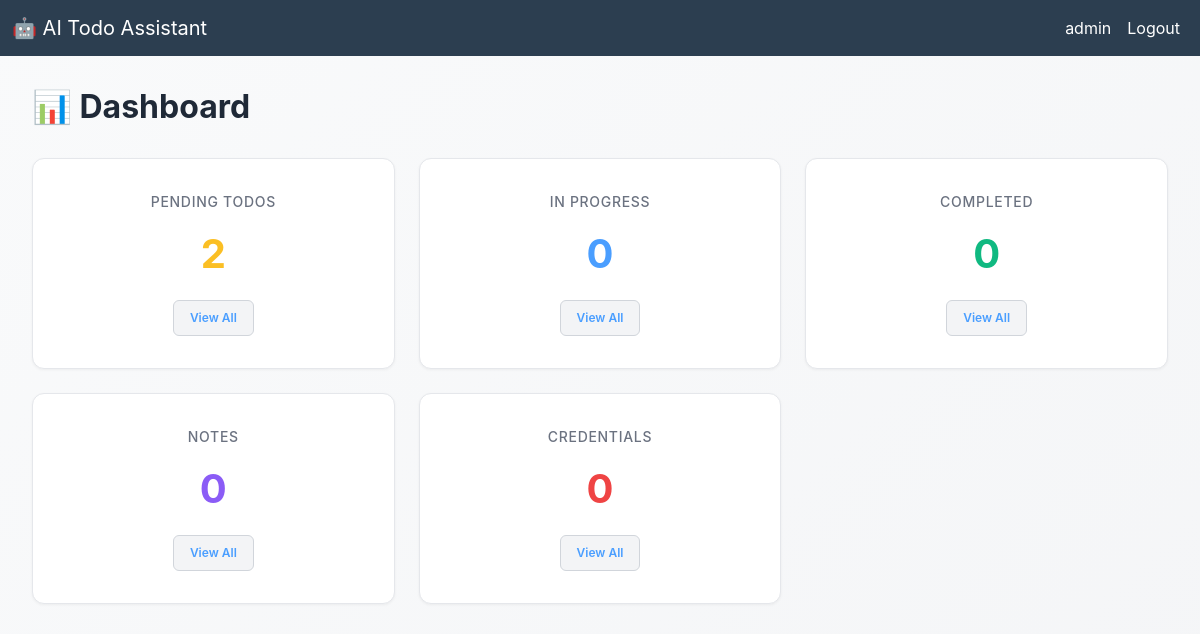
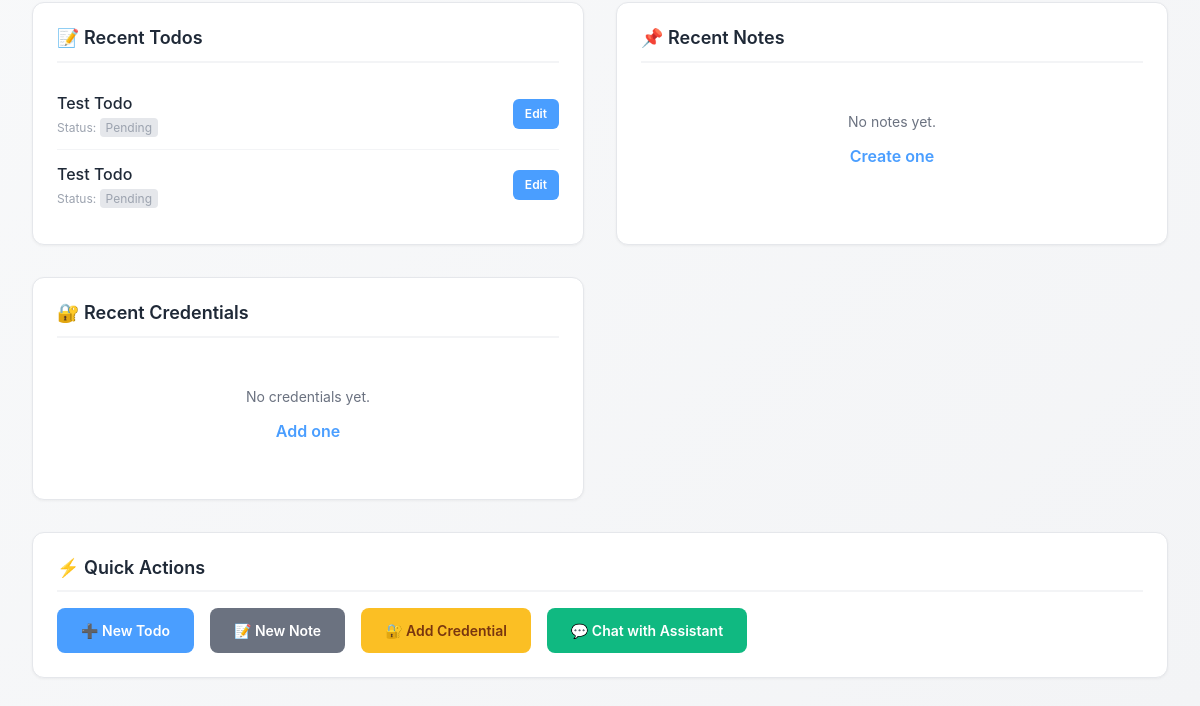
Before: / (signed in) with the older database file (2 pictures, top to bottom).
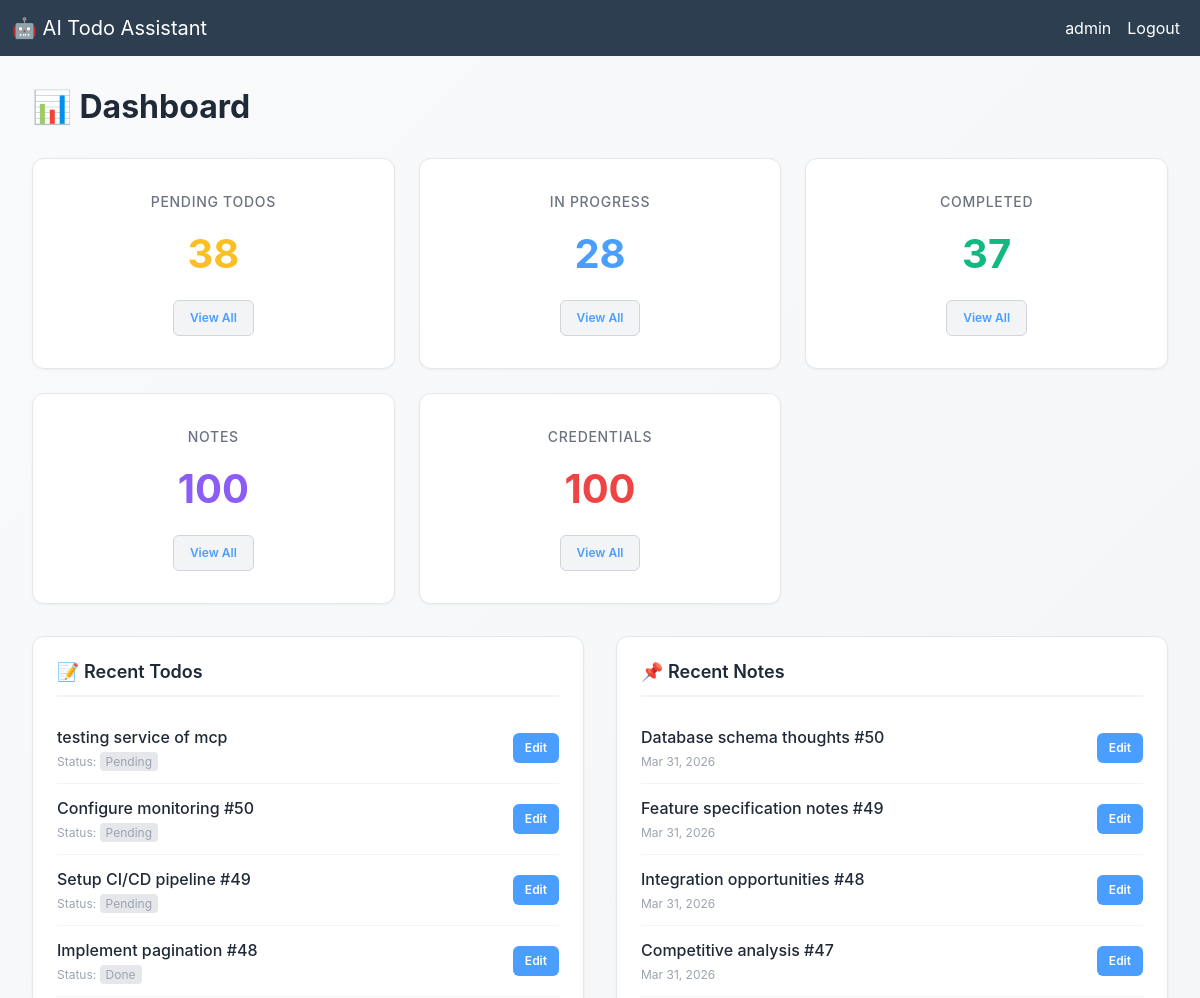
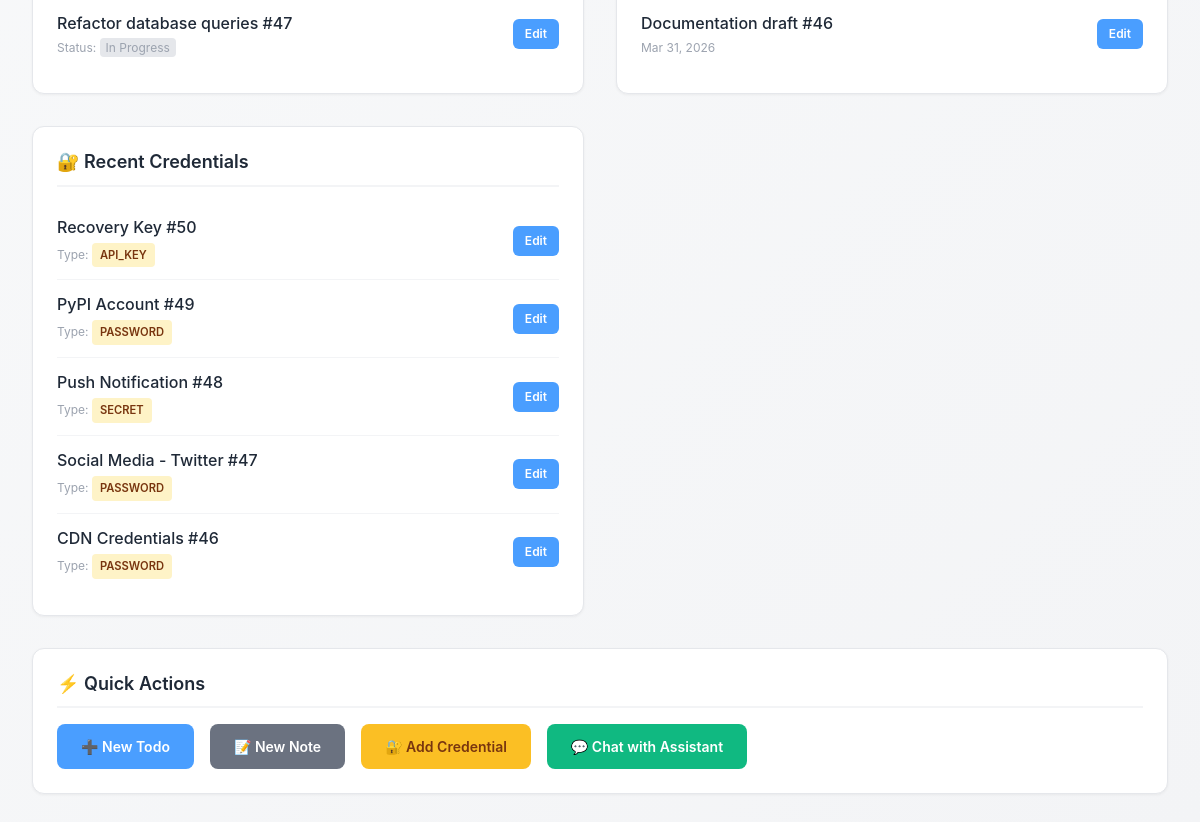
After: the same page with the newer database file (2 pictures, top to bottom).
### assistant/models.py (models this page shows, shortened)
class Todo(models.Model):
    STATUS_CHOICES = [
        ('pending', 'Pending'),
        ('in_progress', 'In Progress'),
        ('done', 'Done'),
    ]
    PRIORITY_CHOICES = [
        ('low', 'Low'),
        ('medium', 'Medium'),
        ('high', 'High'),
    ]
    user = models.ForeignKey(User, on_delete=models.CASCADE, related_name='todos')
    title = models.CharField(max_length=255)
    description = models.TextField(blank=True)
    status = models.CharField(max_length=20, choices=STATUS_CHOICES, default='pending')
    priority = models.CharField(max_length=20, choices=PRIORITY_CHOICES, default='medium')
    due_date = models.DateField(null=True, blank=True)
    created_at = models.DateTimeField(auto_now_add=True)
    updated_at = models.DateTimeField(auto_now=True)
    class Meta:
        ordering = ['-created_at']

class Note(models.Model):
    user = models.ForeignKey(User, on_delete=models.CASCADE, related_name='notes')
    title = models.CharField(max_length=255)
    content = models.TextField()
    created_at = models.DateTimeField(auto_now_add=True)
    updated_at = models.DateTimeField(auto_now=True)
    class Meta:
        ordering = ['-created_at']

class VaultEntry(models.Model):
    CREDENTIAL_TYPES = [
        ('password', 'Password'),
        ('api_key', 'API Key'),
        ('token', 'Token'),
        ('secret', 'Secret'),
        ('other', 'Other'),
    ]
    user = models.ForeignKey(User, on_delete=models.CASCADE, related_name='vault_entries')
    name = models.CharField(max_length=255, default='Unnamed Credential')
    credential_type = models.CharField(max_length=50, choices=CREDENTIAL_TYPES, default='password')
    label = models.CharField(max_length=255, blank=True)
    email_encrypted = models.TextField(blank=True, default='')
    password_encrypted = models.TextField(blank=True, default='')
    created_at = models.DateTimeField(auto_now_add=True)
    updated_at = models.DateTimeField(auto_now=True)
    class Meta:
        ordering = ['-created_at']

### assistant/views.py (the view)
# urls.py: path('', views.dashboard, name='dashboard'),
@login_required
def dashboard(request):
    user = request.user
    pending_todos = Todo.objects.filter(user=user, status='pending').count()
    in_progress_todos = Todo.objects.filter(user=user, status='in_progress').count()
    completed_todos = Todo.objects.filter(user=user, status='done').count()
    total_notes = Note.objects.filter(user=user).count()
    total_credentials = VaultEntry.objects.filter(user=user).count()
    recent_todos = Todo.objects.filter(user=user).order_by('-created_at')[:5]
    recent_notes = Note.objects.filter(user=user).order_by('-created_at')[:5]
    recent_credentials = VaultEntry.objects.filter(user=user).order_by('-created_at')[:5]
    context = {
        'pending_todos': pending_todos,
        'in_progress_todos': in_progress_todos,
        'completed_todos': completed_todos,
        'total_notes': total_notes,
        'total_credentials': total_credentials,
        'recent_todos': recent_todos,
        'recent_notes': recent_notes,
        'recent_credentials': recent_credentials,
    }
    return render(request, 'assistant/dashboard.html', context)

### templates/assistant/dashboard.html (shortened to what this page needs)
{% extends 'base.html' %}
{% block content %}
<div class="dashboard-container">
    <h2 class="page-title">📊 Dashboard</h2>
    <div class="stats-grid">
        <div class="stat-card pending">
            <div class="stat-label">Pending Todos</div>
            <div class="stat-number">{{ pending_todos }}</div>
            <a href="{% url 'todos_list' %}?status=pending" class="view-btn">View All</a>
        </div>
        <div class="stat-card in-progress">
            <div class="stat-label">In Progress</div>
            <div class="stat-number">{{ in_progress_todos }}</div>
            <a href="{% url 'todos_list' %}?status=in_progress" class="view-btn">View All</a>
        </div>
        <div class="stat-card completed">
            <div class="stat-label">Completed</div>
            <div class="stat-number">{{ completed_todos }}</div>
            <a href="{% url 'todos_list' %}?status=done" class="view-btn">View All</a>
        </div>
        <div class="stat-card notes">
            <div class="stat-label">Notes</div>
            <div class="stat-number">{{ total_notes }}</div>
            <a href="{% url 'notes_list' %}" class="view-btn">View All</a>
        </div>
        <div class="stat-card credentials">
            <div class="stat-label">Credentials</div>
            <div class="stat-number">{{ total_credentials }}</div>
            <a href="{% url 'vault_list' %}" class="view-btn">View All</a>
        </div>
    </div>
    <div class="content-grid">
        <div class="content-section">
            <h3 class="section-title">📝 Recent Todos</h3>
            {% if recent_todos %}
                <div class="todos-list">
                    {% for todo in recent_todos %}
                        <div class="todo-item">
                            <div>
                                <div class="item-title">{{ todo.title }}</div>
                                <div class="item-meta">
                                    Status: <span class="status-badge">{{ todo.get_status_display }}</span>
                                </div>
                            </div>
                            <a href="{% url 'todo_edit' todo.pk %}" class="edit-btn">Edit</a>
                        </div>
                    {% endfor %}
                </div>
            {% else %}
                <div class="empty-state">
                    <div class="empty-state-text">No todos yet.</div>
                    <a href="{% url 'todo_create' %}" class="create-link">Create one</a>
                </div>
            {% endif %}
        </div>
        <div class="content-section">
            <h3 class="section-title">📌 Recent Notes</h3>
            {% if recent_notes %}
                <div class="notes-list">
                    {% for note in recent_notes %}
                        <div class="note-item">
                            <div>
                                <div class="item-title">{{ note.title }}</div>
                                <div class="item-meta">{{ note.created_at|date:"M d, Y" }}</div>
                            </div>
                            <a href="{% url 'note_edit' note.pk %}" class="edit-btn">Edit</a>
                        </div>
                    {% endfor %}
                </div>
            {% else %}
                <div class="empty-state">
                    <div class="empty-state-text">No notes yet.</div>
                    <a href="{% url 'note_create' %}" class="create-link">Create one</a>
                </div>
            {% endif %}
        </div>
        <div class="content-section">
            <h3 class="section-title">🔐 Recent Credentials</h3>
            {% if recent_credentials %}
                <div class="credentials-list">
                    {% for credential in recent_credentials %}
                        <div class="credential-item">
                            <div>
                                <div class="item-title">{{ credential.name }}</div>
                                <div class="item-meta">
                                    Type: <span class="credential-type">{{ credential.credential_type }}</span>
                                </div>
                            </div>
                            <a href="{% url 'vault_detail' credential.pk %}" class="edit-btn">Edit</a>
                        </div>
                    {% endfor %}
                </div>
            {% else %}
                <div class="empty-state">
                    <div class="empty-state-text">No credentials yet.</div>
                    <a href="{% url 'vault_create' %}" class="create-link">Add one</a>
                </div>
            {% endif %}
        </div>
    </div>
    <div class="quick-actions">
        <h3 class="section-title">⚡ Quick Actions</h3>
        <div class="action-buttons">
            <a href="{% url 'todo_create' %}" class="action-btn btn-primary">➕ New Todo</a>
            <a href="{% url 'note_create' %}" class="action-btn btn-secondary">📝 New Note</a>
            <a href="{% url 'vault_create' %}" class="action-btn btn-warning">🔐 Add Credential</a>
            <a href="{% url 'chat' %}" class="action-btn btn-info">💬 Chat with Assistant</a>
        </div>
    </div>
</div>
{% endblock %}

### templates/base.html (shortened to what this page needs)
<!DOCTYPE html>
<html lang="en">
<head>
    <link href="https://cdn.jsdelivr.net/npm/bootstrap@5.1.3/dist/css/bootstrap.min.css" rel="stylesheet">
</head>
<body>
<nav class="navbar navbar-expand-lg navbar-dark">
    <div class="container-fluid">
        <a class="navbar-brand" href="{% url 'dashboard' %}">🤖 AI Todo Assistant</a>
        <div class="collapse navbar-collapse">
            <ul class="navbar-nav ms-auto">
                {% if user.is_authenticated %}
                    <li class="nav-item">
                        <span class="nav-link">{{ user.username }}</span>
                    </li>
                    <li class="nav-item">
                        <a class="nav-link" href="{% url 'logout' %}">Logout</a>
                    </li>
                {% endif %}
            </ul>
        </div>
    </div>
</nav>
<div class="container-fluid">
<div class="row">
    {% block content %}{% endblock %}
</div>
</div>
</body>
</html>

### templates/base.html (style rules this page uses)
body { background-color: #f8f9fa; }
.navbar { background-color: #2c3e50; }
.navbar-brand, .nav-link { color: white !important; }
.btn-primary { background-color: #3498db; border-color: #3498db; }

### templates/assistant/dashboard.html (style rules this page uses)
* { margin: 0; padding: 0; box-sizing: border-box; }
body { font-family: -apple-system, BlinkMacSystemFont, 'Segoe UI', Roboto, Oxygen, Ubuntu, Cantarell, sans-serif; background: linear-gradient(135deg, #f9fafb 0%, #f3f4f6 100%); color: #1f2937; }
.dashboard-container { max-width: 1400px; margin: 0 auto; padding: 2rem; }
.page-title { font-size: 2rem; font-weight: 700; margin-bottom: 2rem; color: #1f2937; }
.stats-grid { display: grid; grid-template-columns: repeat(auto-fit, minmax(280px, 1fr)); gap: 1.5rem; margin-bottom: 2rem; }
.stat-card { background: white; border-radius: 0.75rem; padding: 2rem; box-shadow: 0 1px 3px rgba(0, 0, 0, 0.05); border: 1px solid #e5e7eb; transition: all 0.3s ease; text-align: center; }
.stat-label { font-size: 0.875rem; color: #6b7280; font-weight: 500; margin-bottom: 0.75rem; text-transform: uppercase; letter-spacing: 0.05em; }
.stat-number { font-size: 2.5rem; font-weight: 700; margin-bottom: 1rem; }
.stat-card.pending .stat-number { color: #fbbf24; }
.stat-card.in-progress .stat-number { color: #4a9eff; }
.stat-card.completed .stat-number { color: #10b981; }
.stat-card.notes .stat-number { color: #8b5cf6; }
.stat-card.credentials .stat-number { color: #ef4444; }
.view-btn { padding: 0.5rem 1rem; background: #f3f4f6; color: #4a9eff; border: 1px solid #d1d5db; border-radius: 0.375rem; cursor: pointer; font-size: 0.75rem; font-weight: 600; transition: all 0.3s ease; text-decoration: none; display: inline-block; }
.content-grid { display: grid; grid-template-columns: repeat(auto-fit, minmax(400px, 1fr)); gap: 2rem; margin-bottom: 2rem; }
.content-section { background: white; border-radius: 0.75rem; padding: 1.5rem; box-shadow: 0 1px 3px rgba(0, 0, 0, 0.05); border: 1px solid #e5e7eb; }
.section-title { font-size: 1.125rem; font-weight: 600; color: #1f2937; margin-bottom: 1rem; padding-bottom: 0.75rem; border-bottom: 2px solid #f3f4f6; }
.todos-list, .notes-list, .credentials-list { list-style: none; }
.todo-item, .note-item, .credential-item { padding: 0.75rem 0; border-bottom: 1px solid #f3f4f6; display: flex; justify-content: space-between; align-items: center; }
.todo-item:last-child, .note-item:last-child, .credential-item:last-child { border-bottom: none; }
.item-title { font-weight: 500; color: #1f2937; }
.item-meta { font-size: 0.75rem; color: #9ca3af; margin-top: 0.25rem; }
.credential-type { display: inline-block; background: #fef3c7; color: #78350f; padding: 0.25rem 0.5rem; border-radius: 0.25rem; font-size: 0.7rem; font-weight: 600; text-transform: uppercase; }
.status-badge { background: #e5e7eb; padding: 0.125rem 0.375rem; border-radius: 0.25rem; font-size: 0.75rem; }
.edit-btn { padding: 0.375rem 0.75rem; background: #4a9eff; color: white; border: none; border-radius: 0.375rem; cursor: pointer; font-size: 0.75rem; font-weight: 600; text-decoration: none; transition: all 0.3s ease; display: inline-block; }
.quick-actions { background: white; border-radius: 0.75rem; padding: 1.5rem; box-shadow: 0 1px 3px rgba(0, 0, 0, 0.05); border: 1px solid #e5e7eb; }
.action-buttons { display: flex; flex-wrap: wrap; gap: 1rem; }
.action-btn { padding: 0.75rem 1.5rem; border: none; border-radius: 0.5rem; font-size: 0.875rem; font-weight: 600; cursor: pointer; transition: all 0.3s ease; display: inline-flex; align-items: center; gap: 0.5rem; text-decoration: none; }
.btn-primary { background: #4a9eff; color: white; }
.btn-secondary { background: #6b7280; color: white; }
.btn-warning { background: #fbbf24; color: #78350f; }
.btn-info { background: #10b981; color: white; }

Changed rows visible on the page:
no longer on this page (row unchanged): Todo: title "Test Todo", status "Pending"
no longer on this page (row unchanged): Todo: title "Test Todo", status "Pending"
added Todo: title "testing service of mcp", status "Pending"
added Todo: title "Configure monitoring #50", status "Pending"
added Todo: title "Setup CI/CD pipeline #49", status "Pending"
added Todo: title "Implement pagination #48", status "Done"
added Todo: title "Refactor database queries #47", status "In Progress"
added Note: title "Database schema thoughts #50", created_at "Mar 31, 2026"
added Note: title "Feature specification notes #49", created_at "Mar 31, 2026"
added Note: title "Integration opportunities #48", created_at "Mar 31, 2026"
added Note: title "Competitive analysis #47", created_at "Mar 31, 2026"
added Note: title "Documentation draft #46", created_at "Mar 31, 2026"
added VaultEntry: name "Recovery Key #50", credential_type "API_KEY"
added VaultEntry: name "PyPI Account #49", credential_type "PASSWORD"
added VaultEntry: name "Push Notification #48", credential_type "SECRET"
added VaultEntry: name "Social Media - Twitter #47", credential_type "PASSWORD"
added VaultEntry: name "CDN Credentials #46", credential_type "PASSWORD"
Other visible differences:
{{ pending_todos }}: "2" → "38"
{{ in_progress_todos }}: "0" → "28"
{{ completed_todos }}: "0" → "37"
{{ total_notes }}: "0" → "100"
{{ total_credentials }}: "0" → "100"
text no longer shown: "No notes yet. Create one No credentials yet. Add one"
